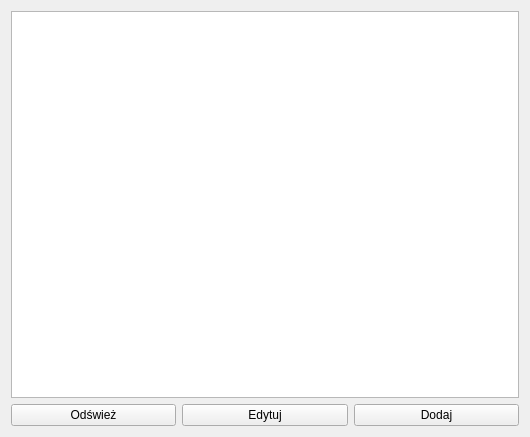
<?xml version="1.0" encoding="UTF-8"?>
<ui version="4.0">
 <class>odbiorcy_wykaz</class>
 <widget class="QWidget" name="odbiorcy_wykaz">
  <property name="geometry">
   <rect>
    <x>0</x>
    <y>0</y>
    <width>530</width>
    <height>437</height>
   </rect>
  </property>
  <property name="windowTitle">
   <string>Form</string>
  </property>
  <layout class="QGridLayout" name="gridLayout">
   <item row="0" column="0" colspan="3">
    <widget class="QTableView" name="tableView"/>
   </item>
   <item row="1" column="2">
    <widget class="QPushButton" name="przycisk_dodaj">
     <property name="text">
      <string>Dodaj</string>
     </property>
    </widget>
   </item>
   <item row="1" column="0">
    <widget class="QPushButton" name="przycisk_odswiez">
     <property name="text">
      <string>Odśwież</string>
     </property>
    </widget>
   </item>
   <item row="1" column="1">
    <widget class="QPushButton" name="przycisk_edytuj">
     <property name="text">
      <string>Edytuj</string>
     </property>
    </widget>
   </item>
  </layout>
 </widget>
 <resources/>
 <connections/>
</ui>
